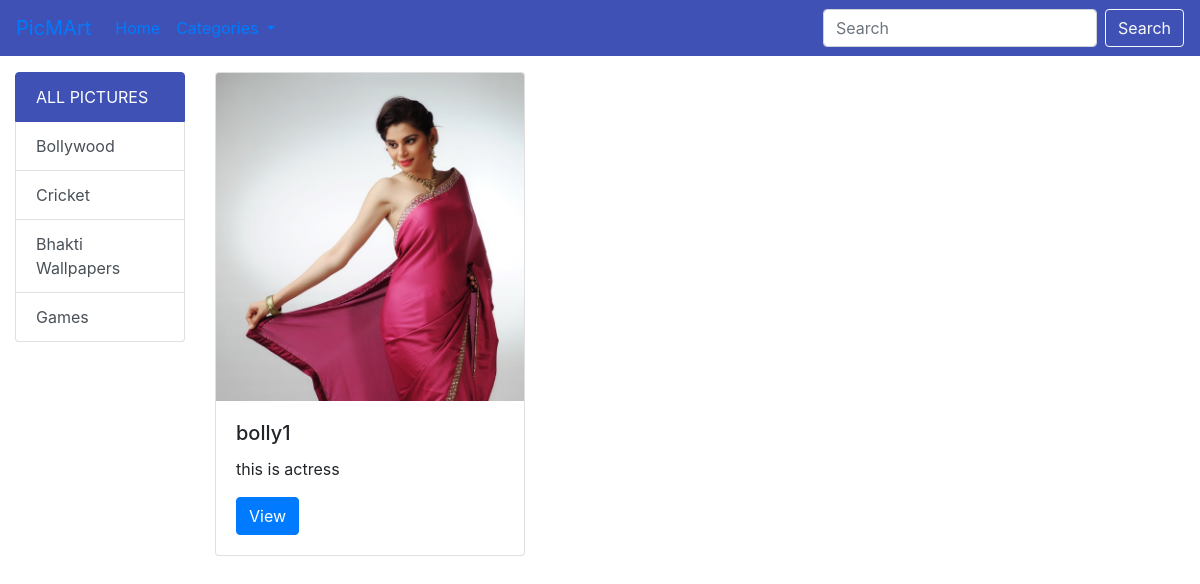
Page /category/1 on the committed database.
### picmartapp1/models.py (models this page shows, shortened)
class Category(models.Model):
    title= models.CharField(max_length=100)
    description = models.TextField()

class Image(models.Model):
    title=models.CharField(max_length =200)
    description = models.TextField()
    image = models.ImageField(upload_to='images')
    added_date = models.DateTimeField()
    cat = models.ForeignKey(Category, on_delete=models.CASCADE)

### picmart/views.py (the view)
# urls.py: path('category/<int:cid>', show_category_page),
def show_category_page(request, cid):
    print(cid)
    cats = Category.objects.all()
    category = Category.objects.get(pk=cid)
    images = Image.objects.filter(cat=category)
    data = {'images': images, 'cats': cats}
    return render(request, "home.html", data)

### templates/home.html (shortened to what this page needs)
<!doctype html>
<html lang="en">
  <head>
    <link rel="stylesheet" href="https://stackpath.bootstrapcdn.com/bootstrap/4.4.1/css/bootstrap.min.css">
  </head>
  <body>
  {%include 'navbar.html'%}
<div class="container-fluid">
  <div class="row">
      <div class="col-md-2">
<div class="list-group mt-3">
  <a href="/home" class="list-group-item list-group-item-action active">
    ALL PICTURES
  </a>
{% for c in cats %}
    <a href="/category/{{c.pk}}" class="list-group-item list-group-item-action">{{c.title}}</a>
{% endfor%}
</div>
      </div>
<div class="col-md-10">
<div class="row mt-3">
    <div class="col-md-12">
    <div class="card-columns">
        {% for i in images %}
<div class="card">
  <img src="/media/{{i.image}}" class="card-img-top" alt="Card image cap">
  <div class="card-body">
    <h5 class="card-title">{{i.title}}</h5>
    <p class="card-text">{{i.description}}</p>
    <a href="#" class="btn btn-primary" onclick="showModalwithImage('{{i.image}}')">View</a>
  </div>
</div>
        {% endfor %}
    </div>
    </div>
</div>
</div>
  </div>
    </div>
  </body>
</html>

### templates/home.html (style rules this page uses)
.list-group-item.active { background:#3f51b5!important; border-color:#3f51b5!important; }

### rows in the picture
Category: title "Bollywood"
Category: title "Cricket"
Category: title "Bhakti Wallpapers"
Category: title "Games"
Image: image (picture), title "bolly1", description "this is actress"
